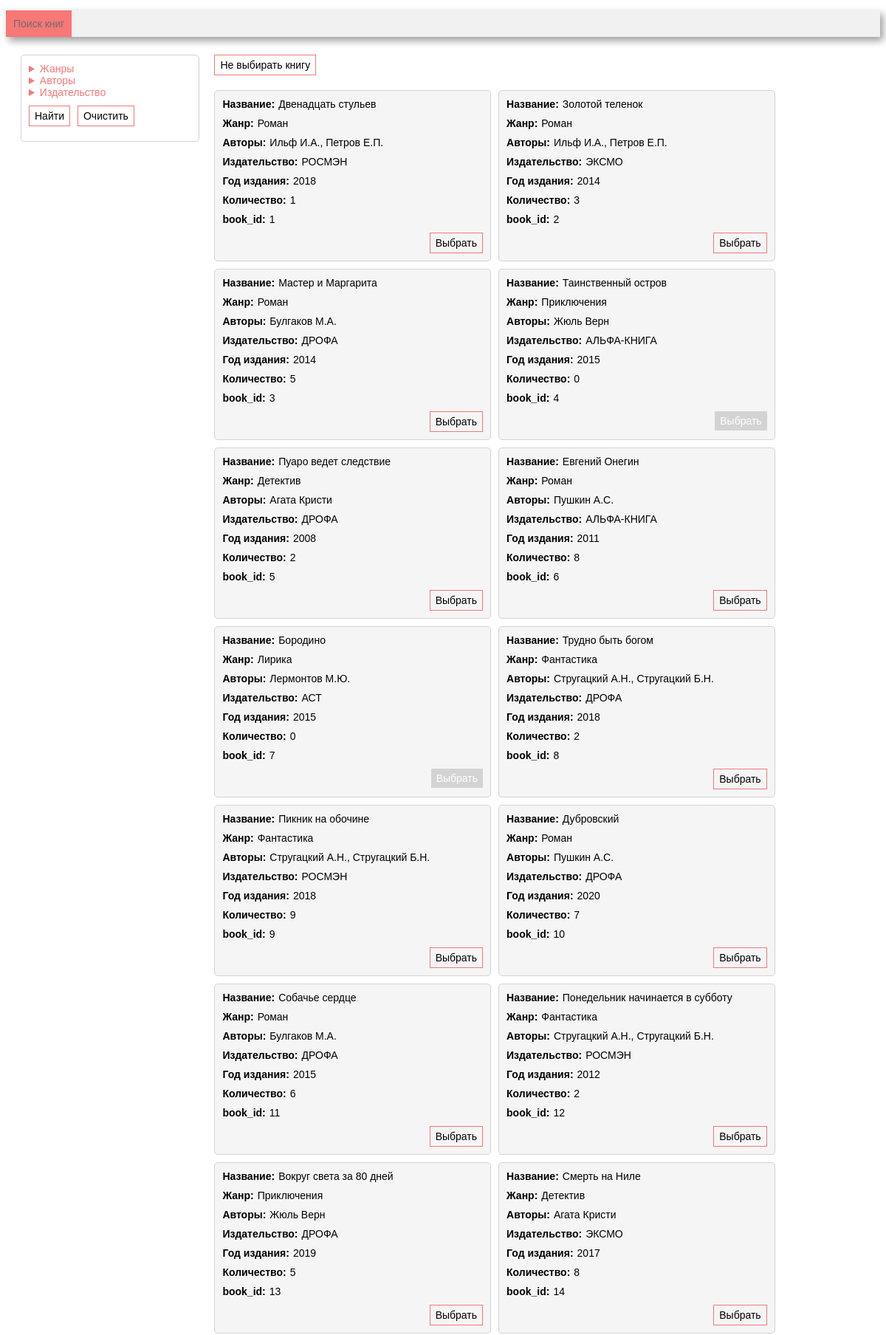
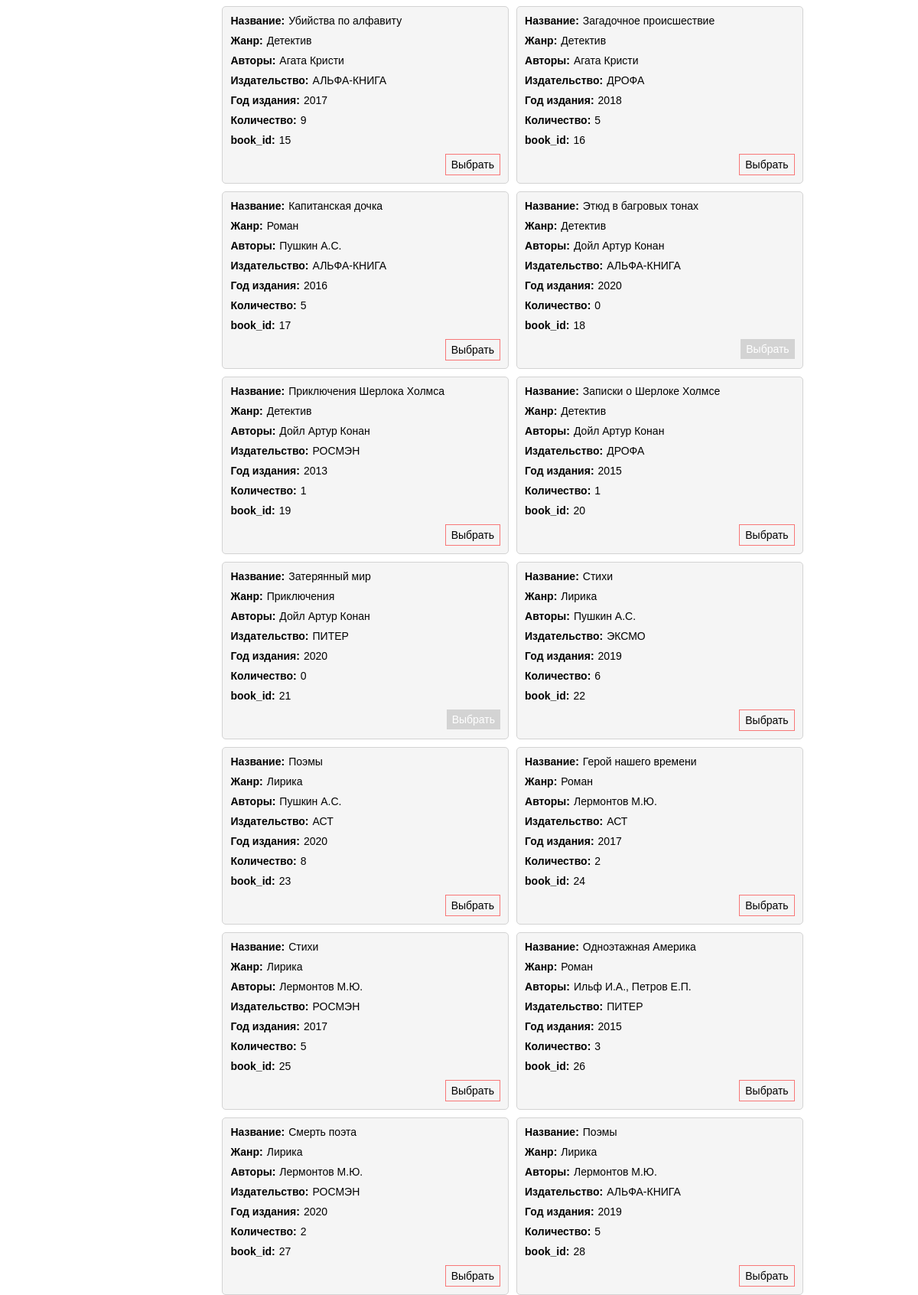
Screenshot of /search (upper part) with the database file from the repository (2 pictures, top to bottom).
### tables this page shows
CREATE TABLE book (
      book_id INTEGER PRIMARY KEY AUTOINCREMENT, 
	  title VARCHAR(80),
      genre_id int, 
      publisher_id INT,
      year_publication INT,
      available_numbers INT, 
      FOREIGN KEY (genre_id)  REFERENCES genre (genre_id) ON DELETE CASCADE,
      FOREIGN KEY (publisher_id)  REFERENCES publisher (publisher_id) ON DELETE CASCADE
);

### controllers/search.py (the view)
@app.get('/search')
def search():
    selected_authors = request.values.getlist("author[]", type=int)
    selected_genres = request.values.getlist("genre[]", type=int)
    selected_publishers = request.values.getlist("publisher[]", type=int)
    conn = get_db_connection()
    genres = search_model.findall_genres_with_count(conn)
    authors = search_model.findall_authors_with_count(conn)
    publishers = search_model.findall_publisher_with_count(conn)
    books = search_model.findall_book_with_filter(conn,
                                                  selected_genres,
                                                  selected_authors,
                                                  selected_publishers)
    conn.close()
    return render_template(
        'search.html',
        df_books=books,
        df_genres=genres,
        df_publishers=publishers,
        df_authors=authors,
        selected_genres=selected_genres,
        selected_publishers=selected_publishers,
        selected_authors=selected_authors
    )

### models/search_model.py (called while the page is built)
def findall_genres_with_count(conn):
    return pandas.read_sql("""
    SELECT genre.genre_id as id, genre_name as name, count(book_id) as books_count FROM genre
    LEFT OUTER JOIN book b on genre.genre_id = b.genre_id
    GROUP BY b.genre_id
    """, conn)

def findall_authors_with_count(conn):
    return pandas.read_sql("""
    SELECT author.author_id as id, author_name as name, count(book_id) as books_count FROM author
    LEFT OUTER JOIN book_author ba on author.author_id = ba.author_id
    GROUP BY author.author_id
    """, conn)

def findall_publisher_with_count(conn):
    return pandas.read_sql("""
    SELECT publisher.publisher_id as id, publisher_name as name, count(book_id) as books_count FROM publisher
    LEFT OUTER JOIN book b on publisher.publisher_id = b.publisher_id
    GROUP BY b.publisher_id
    """, conn)

### utils.py (called while the page is built)
def get_db_connection():
    return sqlite3.connect('library.sqlite')

### templates/search.html (shortened to what this page needs)
{% extends 'base.html' %}
{% from 'macros/search.html' import filter, filtered_values %}
{% from 'macros/book.html' import book %}
{% block menu %}{{ menu.menu_title("Поиск книг") }}{% endblock menu %}
{% block content %}
    <div class="search-container">
        <div class="search-filter">
            <form>
                {{ filter('Жанры', 'genre' ,df_genres, selected_genres) }}
                {{ filter("Авторы", 'author', df_authors, selected_authors) }}
                {{ filter("Издательство", 'publisher', df_publishers, selected_publishers) }}
                <div class="action-btn-container">
                    <input class="btn" type="submit" value="Найти">
                    <a class="btn" href="{{ url_for('search') }}">Очистить</a>
                </div>
            </form>
        </div>
        <div class="search-content">
            <a class="btn justify-start" href="{{ url_for("index",  reader=session['reader_id']) }}">Не выбирать
                книгу</a>
            <div class="books-table">
                {% for i in  df_books.index %}
                    {% set iter = df_books.loc[i] %}
                    {{ book(df_books.dtypes.index, iter) }}
                {% endfor %}
            </div>
        </div>
    </div>
{% endblock content %}

### templates/macros/book.html (shortened to what this page needs)
{% macro book(fields, book) %}
    <div class="book">
        {% for field in fields %}
            <div class="book__field">
                <p class="bold">{{ field }}:</p>
                <p>{{ book[field] }}</p>
            </div>
        {% endfor %}
        <form class="justify-end" action="{{ url_for('reader_borrow_book', reader_id = session['reader_id']) }}" method="POST">
            <input type="submit" class="btn" value="Выбрать"
                    {% if book['Количество'] == 0 %} disabled {% endif %}
            />
        </form>
    </div>
{% endmacro %}

### static/css/style.css (style rules this page uses)
:root { --primary-color: #f87777 }
* { font-family: sans-serif; font-size: 14px; }
.bold { font-weight: bold; }
.justify-start { margin-right: auto; }
.justify-end { margin-left: auto; }
.action-btn-container { display: inline-flex; gap: 10px; padding-top: 10px; padding-bottom: 10px; }
.btn { color: black; padding: 5px 7px; text-decoration: none; outline: none; border: 1px solid var(--primary-color); background: transparent; text-decoration: #6f6d6d; transition: all ease .1s; }
input:disabled.btn, input:disabled.btn:hover, input:disabled.btn:active { cursor: default; opacity: 1; background: lightgrey; border: none; color: white; }
.search-container { display: flex; gap: 20px; align-items: flex-start; }
.search-filter { flex: 1; padding: 10px; border-radius: 5px; color: var(--primary-color); border: 1px solid lightgray; }
.search-content { flex: 4; display: flex; flex-direction: column; gap: 10px; }
.book { display: flex; width: 40%; flex-direction: column; gap: 10px; border: 1px solid lightgray; border-radius: 5px; padding: 10px; background: whitesmoke; }
.book__field { display: flex; gap: 5px; }
.book__field * { margin: 0; padding: 0; }
.books-table { display: flex; flex-wrap: wrap; gap: 10px; }

### rows the page displays
book: title "Двенадцать стульев"
book: title "Золотой теленок"
book: title "Мастер и Маргарита"
book: title "Таинственный остров"
book: title "Пуаро ведет следствие"
book: title "Евгений Онегин"
book: title "Бородино"
book: title "Трудно быть богом"
book: title "Пикник на обочине"
book: title "Дубровский"
book: title "Собачье сердце"
book: title "Понедельник начинается в субботу"
book: title "Вокруг света за 80 дней"
book: title "Смерть на Ниле"
book: title "Убийства по алфавиту"
book: title "Загадочное происшествие"
book: title "Капитанская дочка"
book: title "Этюд в багровых тонах"
book: title "Приключения Шерлока Холмса"
book: title "Записки о Шерлоке Холмсе"
book: title "Затерянный мир"
book: title "Стихи"
book: title "Поэмы"
book: title "Герой нашего времени"
book: title "Стихи"
book: title "Одноэтажная Америка"
book: title "Смерть поэта"
book: title "Поэмы"

### other values shown
{{ title }} "Поиск книг"
{{ title }} "Жанры Авторы Издательство"
{{ field }} "Название" "Жанр" "Авторы" "Издательство" "Год издания" "Количество" "book_id" "Название" "Жанр" "Авторы" "Издательство" "Год издания" "Количество" "book_id" "Название" "Жанр" "Авторы" "Издательство" "Год издания" "Количество" "book_id" "Название" "Жанр" "Авторы" "Издательство" "Год издания" "Количество" "book_id" "Название" "Жанр" "Авторы" "Издательство" "Год издания" "Количество" "book_id" "Название" "Жанр" "Авторы" "Издательство" "Год издания" "Количество" "book_id" "Название" "Жанр" "Авторы" "Издательство" "Год издания" "Количество" "book_id" "Название" "Жанр" "Авторы" "Издательство" "Год издания" "Количество" "book_id" "Название" "Жанр" "Авторы" "Издательство" "Год издания" "Количество" "book_id" "Название" "Жанр" "Авторы" "Издательство" "Год издания" "Количество" "book_id" "Название" "Жанр" "Авторы" "Издательство" "Год издания" "Количество" "book_id" "Название" "Жанр" "Авторы" "Издательство" "Год издания" "Количество" "book_id" "Название" "Жанр" "Авторы" "Издательство" "Год издания" "Количество" "book_id" "Название" "Жанр" "Авторы" "Издательство" "Год издания" "Количество" "book_id" "Название" "Жанр" "Авторы" "Издательство" "Год издания" "Количество" "book_id" "Название" "Жанр" "Авторы" "Издательство" "Год издания" "Количество" "book_id" "Название" "Жанр" "Авторы" "Издательство" "Год издания" "Количество" "book_id" "Название" "Жанр" "Авторы" "Издательство" "Год издания" "Количество" "book_id" "Название" "Жанр" "Авторы" "Издательство" "Год издания" "Количество" "book_id" "Название" "Жанр" "Авторы" "Издательство" "Год издания" "Количество" "book_id" "Название" "Жанр" "Авторы" "Издательство" "Год издания" "Количество" "book_id" "Название" "Жанр" "Авторы" "Издательство" "Год издания" "Количество" "book_id" "Название" "Жанр" "Авторы" "Издательство" "Год издания" "Количество" "book_id" "Название" "Жанр" "Авторы" "Издательство" "Год издания" "Количество" "book_id" "Название" "Жанр" "Авторы" "Издательство" "Год издания" "Количество" "book_id" "Название" "Жанр" "Авторы" "Издательство" "Год издания" "Количество" "book_id" "Название" "Жанр" "Авторы" "Издательство" "Год издания" "Количество" "book_id" "Название" "Жанр" "Авторы" "Издательство" "Год издания" "Количество" "book_id"
{{ book[field] }} "Роман" "Ильф И.А., Петров Е.П." "РОСМЭН" "2018" "1" "1" "Роман" "Ильф И.А., Петров Е.П." "ЭКСМО" "2014" "3" "2" "Роман" "Булгаков М.А." "ДРОФА" "2014" "5" "3" "Приключения" "Жюль Верн" "АЛЬФА-КНИГА" "2015" "0" "4" "Детектив" "Агата Кристи" "ДРОФА" "2008" "2" "5" "Роман" "Пушкин А.С." "АЛЬФА-КНИГА" "2011" "8" "6" "Лирика" "Лермонтов М.Ю." "АСТ" "2015" "0" "7" "Фантастика" "Стругацкий А.Н., Стругацкий Б.Н." "ДРОФА" "2018" "2" "8" "Фантастика" "Стругацкий А.Н., Стругацкий Б.Н." "РОСМЭН" "2018" "9" "9" "Роман" "Пушкин А.С." "ДРОФА" "2020" "7" "10" "Роман" "Булгаков М.А." "ДРОФА" "2015" "6" "11" "Фантастика" "Стругацкий А.Н., Стругацкий Б.Н." "РОСМЭН" "2012" "2" "12" "Приключения" "Жюль Верн" "ДРОФА" "2019" "5" "13" "Детектив" "Агата Кристи" "ЭКСМО" "2017" "8" "14" "Детектив" "Агата Кристи" "АЛЬФА-КНИГА" "2017" "9" "15" "Детектив" "Агата Кристи" "ДРОФА" "2018" "5" "16" "Роман" "Пушкин А.С." "АЛЬФА-КНИГА" "2016" "5" "17" "Детектив" "Дойл Артур Конан" "АЛЬФА-КНИГА" "2020" "0" "18" "Детектив" "Дойл Артур Конан" "РОСМЭН" "2013" "1" "19" "Детектив" "Дойл Артур Конан" "ДРОФА" "2015" "1" "20" "Приключения" "Дойл Артур Конан" "ПИТЕР" "2020" "0" "21" "Лирика" "Пушкин А.С." "ЭКСМО" "2019" "6" "22" "Лирика" "Пушкин А.С." "АСТ" "2020" "8" "23" "Роман" "Лермонтов М.Ю." "АСТ" "2017" "2" "24" "Лирика" "Лермонтов М.Ю." "РОСМЭН" "2017" "5" "25" "Роман" "Ильф И.А., Петров Е.П." "ПИТЕР" "2015" "3" "26" "Лирика" "Лермонтов М.Ю." "РОСМЭН" "2020" "2" "27" "Лирика" "Лермонтов М.Ю." "АЛЬФА-КНИГА" "2019" "5" "28"
